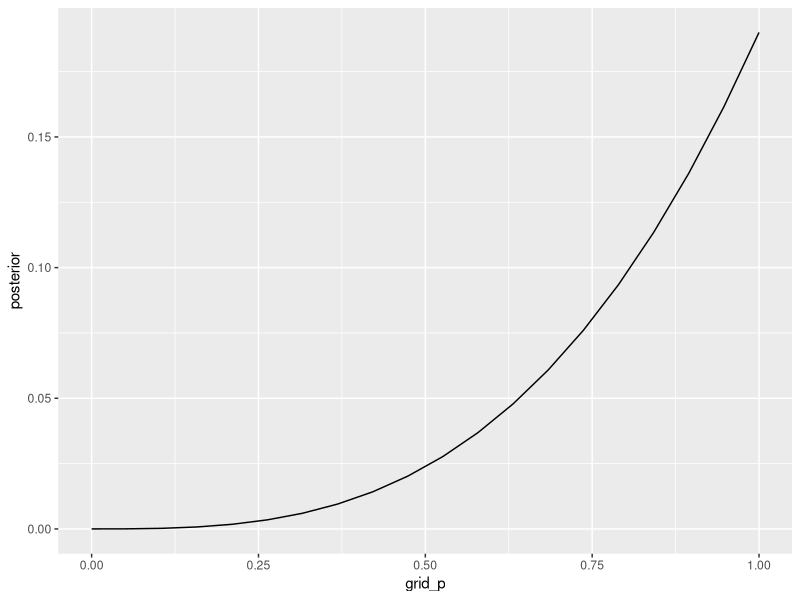
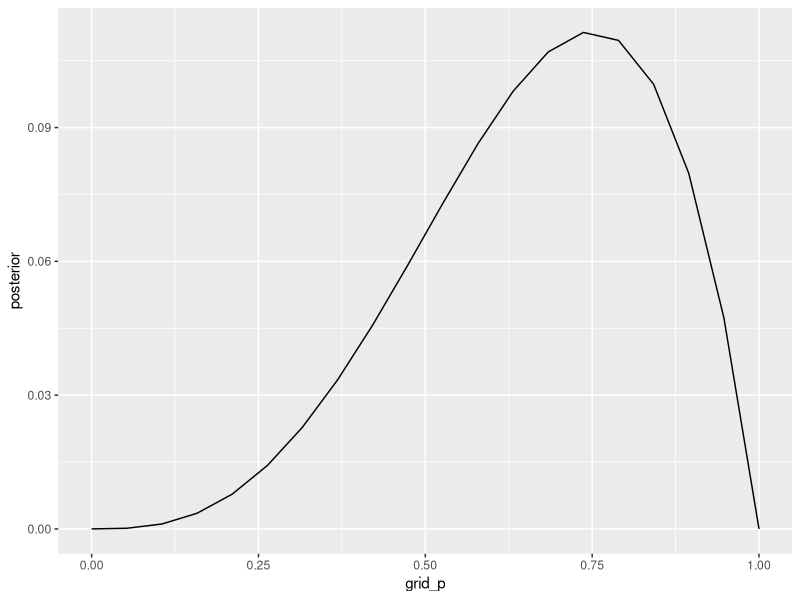
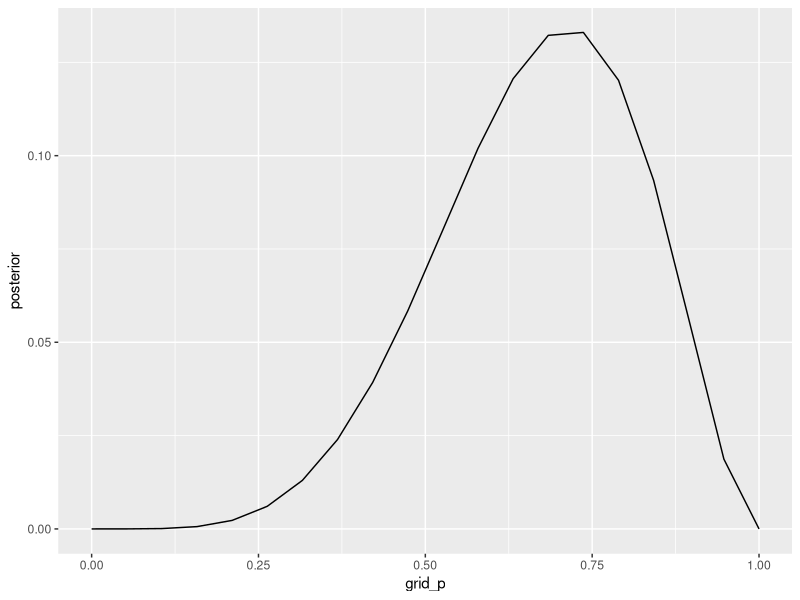
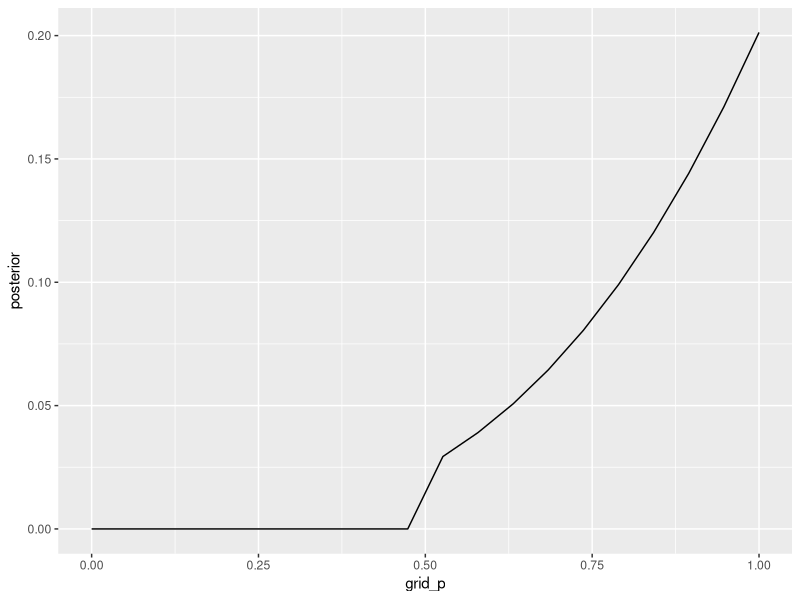
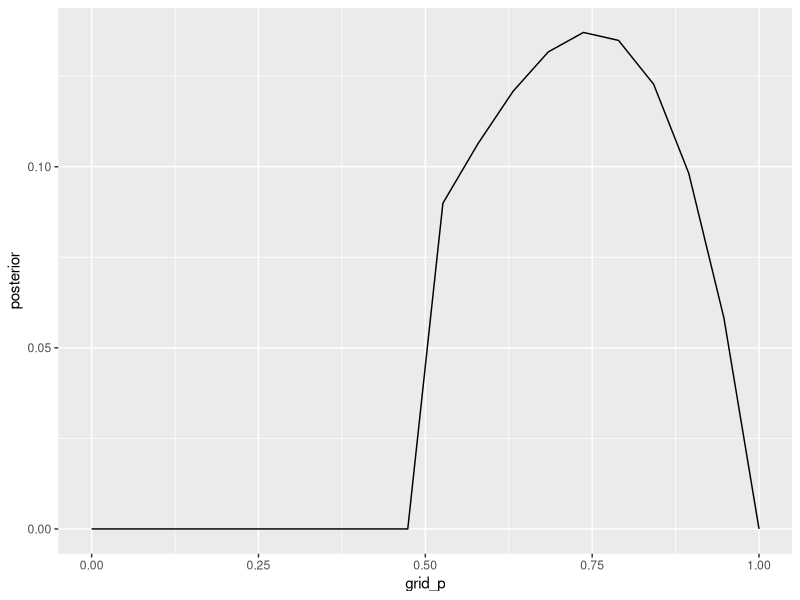
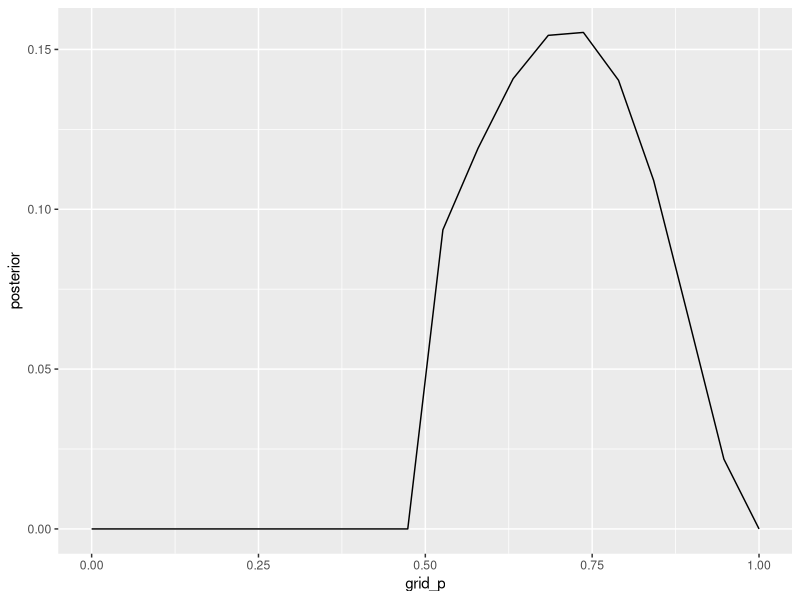

Generate these figures, in order, with R:
# Chapter 2. Exercises
library(tidyverse)

# 2M1 ----

## 1 
grid_p = seq(from = 0, to = 1, length.out = 20)
prior  = rep(1,20)

likelihood = dbinom(3,3, grid_p)

unstd.posterior = likelihood*prior
posterior       = unstd.posterior/sum(unstd.posterior)

ggplot() + 
  geom_line(aes( x = grid_p, y = posterior))

## 2
likelihood = dbinom(3,4, grid_p)

unstd.posterior = likelihood*prior
posterior       = unstd.posterior/sum(unstd.posterior)

ggplot() + 
  geom_line(aes( x = grid_p, y = posterior))

## 3
likelihood = dbinom(5,7, grid_p)

unstd.posterior = likelihood*prior
posterior       = unstd.posterior/sum(unstd.posterior)

ggplot() + 
  geom_line(aes( x = grid_p, y = posterior))

# 2M2 ----

prior = ifelse(grid_p < 0.5, 0,1)
likelihood = dbinom(3,3, grid_p)

unstd.posterior = likelihood*prior
posterior       = unstd.posterior/sum(unstd.posterior)

ggplot() + 
  geom_line(aes( x = grid_p, y = posterior))

likelihood = dbinom(3,4, grid_p)

unstd.posterior = likelihood*prior
posterior       = unstd.posterior/sum(unstd.posterior)

ggplot() + 
  geom_line(aes( x = grid_p, y = posterior))

likelihood = dbinom(5,7, grid_p)

unstd.posterior = likelihood*prior
posterior       = unstd.posterior/sum(unstd.posterior)

ggplot() + 
  geom_line(aes( x = grid_p, y = posterior))

# 2M3 ----

0.3*0.5 + 1*0.5
0.3*0.5/0.65



# Resto Medium en libro ----

## Hard ----
# 2H1 ----
# p(twins) = p(species=A)*p(twins|A)+p(species=B)*p(twins|B)
# before first breeding P(species=A)=p(species=B)=0.5
# to get answer for the second round we need to calculate new p(A) and p(B)
# it's posterior of first breeding that becomes prior for the second one
# p(tweens_2|tweens_1) = p(species=A|tweens_1)*p(twins|A)+p(species=B|tweens_1)*p(twins|B)
p_twins_A <- 0.1
p_twins_B <- 0.2
likelihood <- c(p_twins_A, p_twins_B)
prior <- c(1, 1)
posterior <- prior * likelihood
posterior <- posterior/sum(posterior)

# result
sum(posterior*likelihood)


# 2H2 ----
p_twins_A <- 0.1 # likelihood
p_A = 1/2 # prior
p_twins = 0.1*1/2 + 0.2*1/2
p_A_twins = p_twins_A*p_A/p_twins # posterior

# 2H3----
# we update the posterior
unstd_posterior_A = p_A_twins * 0.9 # posterior updated por prob de single
unstd_posterior_B = (1 - p_A_twins) * 0.8
posterior_A = unstd_posterior_A/(unstd_posterior_A + unstd_posterior_B)

# prolijo por otra persona
# 2H3
p_twins_A <- 0.1
p_twins_B <- 0.2
# first Bayesian update
likelihood_twins <- c(p_twins_A, p_twins_B)
prior <- c(1, 1)
posterior <- prior * likelihood_twins
posterior <- posterior/sum(posterior)

# second Bayesian update
likelihood_single <- c(1-p_twins_A, 1-p_twins_B)
prior <- posterior
posterior <- prior * likelihood_single
posterior <- posterior/sum(posterior)

posterior[1] #0.36


# 2H4----
#p1
likelihood_test <- c(0.8, 1-0.65)
prior <- c(1, 1)
posterior_vet <- prior * likelihood_test
posterior_vet <- posterior_vet/sum(posterior_vet)

posterior_vet[1] #0.6956522
#p2
p_twins_A <- 0.1
p_twins_B <- 0.2
likelihood_twins <- c(p_twins_A, p_twins_B)
prior <- posterior_vet
posterior <- prior * likelihood_twins
posterior <- posterior/sum(posterior)

posterior[1] #0.5333333
